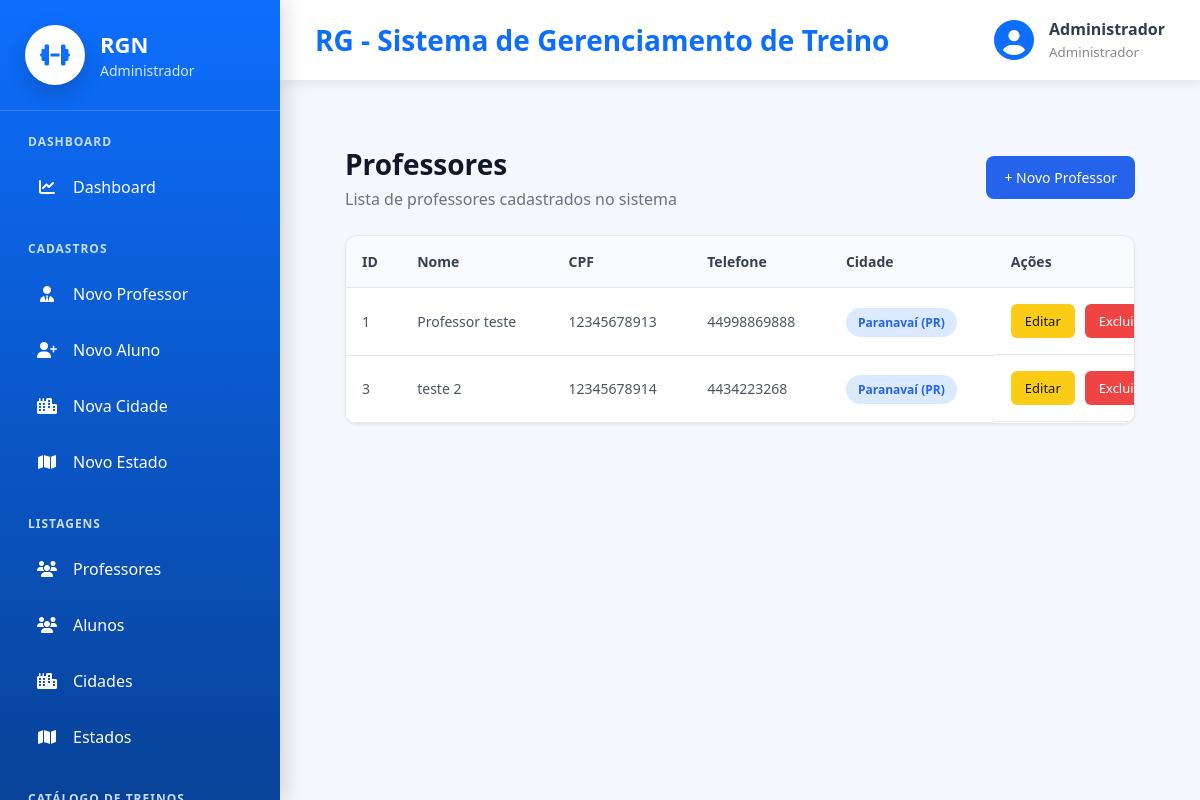
/cadastros/listar/professor/ (signed in), run on the app's committed database.
### cadastros/models.py (models this page shows, shortened)
class Auditoria(models.Model):
    cadastrado_em = models.DateTimeField(auto_now_add=True, verbose_name="Cadastrado em")
    atualizado_em = models.DateTimeField(auto_now=True, verbose_name="Atualizado em")
    class Meta:
        abstract = True

class Pessoa(Auditoria):
    TIPO_CHOICES = [
        ('ALUNO', 'Aluno'),
        ('PROFESSOR', 'Professor'),
        ('ADMINISTRADOR', 'Administrador')
    ]
    SEXO_CHOICES = [
        ('M', 'Masculino'),
        ('F', 'Feminino'),
        ('O', 'Outro'),
    ]
    NIVEL_CHOICES = [
        (1, 'Iniciante'),
        (2, 'Intermediário'),
        (3, 'Avançado'),
    ]
    tipo = models.CharField(max_length=20, choices=TIPO_CHOICES, verbose_name="Tipo de Pessoa")
    nome = models.CharField(max_length=50, verbose_name="Nome")
    data_nascimento = models.DateField(verbose_name="Data de nascimento",null=True,blank=True,validators=[validar_data_nascimento],)
    cpf = models.CharField(max_length=11, unique=True, verbose_name="CPF")
    telefone = models.CharField(max_length=15, verbose_name="Telefone")
    objetivo = models.TextField(verbose_name="Objetivo", null=True, blank=True)
    sexo = models.CharField(max_length=20, choices=SEXO_CHOICES, verbose_name="Sexo", null=True, blank=True)
    nivel = models.IntegerField(choices=NIVEL_CHOICES, verbose_name="Nível", null=True, blank=True)
    cidade = models.ForeignKey(Cidade, on_delete=models.PROTECT)
    professor = models.ForeignKey("self", on_delete=models.PROTECT, related_name="alunos", limit_choices_to={"tipo": "PROFESSOR"}, null=True, blank=True)
    usuario = models.OneToOneField("auth.User", on_delete=models.CASCADE, related_name="pessoa_usuario")
    precisa_trocar_senha = models.BooleanField(default=False, verbose_name="Precisa trocar a senha")

class Cidade(Auditoria):
    nome = models.CharField(max_length=50, verbose_name="Nome da Cidade")
    estado = models.ForeignKey(Estado, on_delete=models.PROTECT)
    def __str__(self):
        return "{} ({})".format(self.nome, self.estado.sigla)

class Estado(Auditoria):
    nome = models.CharField(max_length=50, verbose_name="Nome do Estado")
    sigla = models.CharField(max_length=2, verbose_name="Sigla")

### cadastros/views.py (the view)
# urls.py: path('listar/professor/', ProfessorList.as_view(), name="listar-professor"),
class ProfessorList(LoginRequiredMixin, GroupRequiredMixin, ListView):
    login_url = reverse_lazy('login')
    model = Pessoa
    template_name = "cadastros/listar_professores.html"
    group_required = ["Administrador"]
    def get_queryset(self):
        return Pessoa.objects.filter(tipo="PROFESSOR")

### cadastros/templates/cadastros/listar_professores.html
{% extends 'modelo.html' %}
{% load static %}
{% block css %}
<link rel="stylesheet" href="{% static 'css/cadastros/listar_professores.css' %}">
<link rel="stylesheet" href="{% static 'css/paginas/modelo.css' %}">
{% endblock %}
{% block main %}
<div class="list-container">
    <div class="list-header">
        <div>
            <h2>Professores</h2>
            <p>Lista de professores cadastrados no sistema</p>
        </div>
        <a href="{% url 'cadastrar-professor' %}" class="btn-novo">
            + Novo Professor
        </a>
    </div>
    <div class="table-container">
        <table class="table-list">
            <thead>
                <tr>
                    <th>ID</th>
                    <th>Nome</th>
                    <th>CPF</th>
                    <th>Telefone</th>
                    <th>Cidade</th>
                    <th>Ações</th>
                </tr>
            </thead>
            <tbody>
                {% for professor in object_list %}
                <tr>
                    <td>{{ professor.id }}</td>
                    <td>{{ professor.nome }}</td>
                    <td>{{ professor.cpf }}</td>
                    <td>{{ professor.telefone }}</td>
                    <td><span class="badge">{{ professor.cidade }}</span></td>
                    <td class="acoes">
                        <a href="{% url 'editar-professor' professor.id %}" class="btn-editar">Editar</a>
                        <a href="{% url 'excluir-professor' professor.id %}" class="btn-deletar">Excluir</a>
                    </td>
                </tr>
                {% empty %}
                <tr>
                    <td colspan="6" class="sem-registro">Nenhum professor cadastrado.</td>
                </tr>
                {% endfor %}
            </tbody>
        </table>
    </div>
</div>
{% endblock %}

### paginas/templates/modelo.html (shortened to what this page needs)
{% load static %}
<!DOCTYPE html>
<html lang="pt-br">
<head>
    <link rel="stylesheet" href="{% static 'css/paginas/modelo.css' %}">
    <link rel="stylesheet" href="{% static 'css/paginas/menu.css' %}">
    <link rel="stylesheet" href="{% static 'css/paginas/dashboard/dashboard_admin.css' %}">
    <link rel="stylesheet" href="{% static 'css/paginas/dashboard/dashboard_aluno.css' %}">
    <link rel="stylesheet" href="{% static 'css/paginas/dashboard/dashboard_professor.css' %}">
    <link rel="stylesheet"
          href="https://cdnjs.cloudflare.com/ajax/libs/font-awesome/6.7.2/css/all.min.css">
    {% block css %}
    {% endblock %}
</head>
<body>
<div class="layout">
    {% if request.user.is_authenticated %}
        {% if is_admin %}
            {% include 'menus/menu_admin.html' %}
        {% elif is_professor %}
            {% include 'menus/menu_professor.html' %}
        {% elif is_aluno %}
            {% include 'menus/menu_aluno.html' %}
        {% endif %}
    {% endif %}
    <div class="main-area">
        <header class="topbar">
            <div class="titulo">
                <h2>
                    {% block titulo %}
                        RG - Sistema de Gerenciamento de Treino
                    {% endblock %}
                </h2>
            </div>
            {% if request.user.is_authenticated %}
            <div class="usuario">
                <i class="fas fa-circle-user"></i>
                <div>
                    <strong>
                        {{ request.user.pessoa_usuario.nome }}
                    </strong>
                    <small>
                        {% if is_admin %}
                            Administrador
                        {% elif is_professor %}
                            Professor
                        {% elif is_aluno %}
                            Aluno
                        {% endif %}
                    </small>
                </div>
            </div>
            {% endif %}
        </header>
        <main class="conteudo">
            {% block main %}
            {% endblock %}
        </main>
    </div>
</div>
</body>
</html>

### static/css/paginas/modelo.css (style rules this page uses)
* { margin:0; padding:0; box-sizing:border-box; font-family:"Segoe UI",sans-serif; }
body { background:#f4f7fb; color:#2c3e50; }
.layout { display:flex; min-height:100vh; }
.main-area { margin-left:280px; width:calc(100% - 280px); display:flex; flex-direction:column; }
.topbar { height:80px; background:white; display:flex; justify-content:space-between; align-items:center; padding:0 35px; box-shadow:0 3px 12px rgba(0,0,0,.08); }
.titulo h2 { color:#0d6efd; font-size:28px; }
.usuario { display:flex; align-items:center; gap:15px; }
.usuario i { font-size:40px; color:#0d6efd; }
.usuario strong { display:block; font-size:16px; }
.usuario small { color:#888; }
.conteudo { flex:1; padding:35px; }

### static/css/paginas/menu.css (style rules this page uses)
.badge { background: #dc3545; color: white; font-size: 11px; font-weight: 700; padding: 2px 7px; border-radius: 10px; margin-left: auto; }

### static/css/paginas/dashboard/dashboard_admin.css (style rules this page uses)
* { margin:0; padding:0; box-sizing:border-box; }

### static/css/cadastros/listar_professores.css (style rules this page uses)
.list-container { padding: 30px; }
.list-header { display: flex; align-items: center; justify-content: space-between; margin-bottom: 25px; }
.list-header h2 { font-size: 28px; color: #111827; margin-bottom: 5px; }
.list-header p { color: #6b7280; }
.btn-novo { background: #2563eb; color: #fff; padding: 12px 18px; border-radius: 8px; text-decoration: none; font-size: 14px; font-weight: 500; }
.table-container { background: #fff; border-radius: 12px; overflow-x: auto; border: 1px solid #e5e7eb; box-shadow: 0 1px 3px rgba(0,0,0,0.08); }
.table-list { width: 100%; border-collapse: collapse; min-width: 850px; }
.table-list thead { background: #f9fafb; }
.table-list th, .table-list td { padding: 16px; text-align: left; font-size: 14px; border-bottom: 1px solid #e5e7eb; }
.table-list th { color: #374151; }
.table-list td { color: #4b5563; }
.badge { background: #dbeafe; color: #2563eb; padding: 6px 12px; border-radius: 20px; font-size: 12px; font-weight: 600; }
.acoes { display: flex; gap: 10px; }
.btn-editar, .btn-deletar { padding: 8px 14px; border-radius: 6px; text-decoration: none; font-size: 13px; }
.btn-editar { background: #facc15; color: #111827; }
.btn-deletar { background: #ef4444; color: #fff; }

### data on the page
Pessoa: id "1", nome "Professor teste", cpf "12345678913", telefone "44998869888", cidade "Paranavaí (PR)"
Pessoa: id "3", nome "teste 2", cpf "12345678914", telefone "4434223268", cidade "Paranavaí (PR)"

### other printed values
{{ request.user.pessoa_usuario.nome }} "Administrador"
